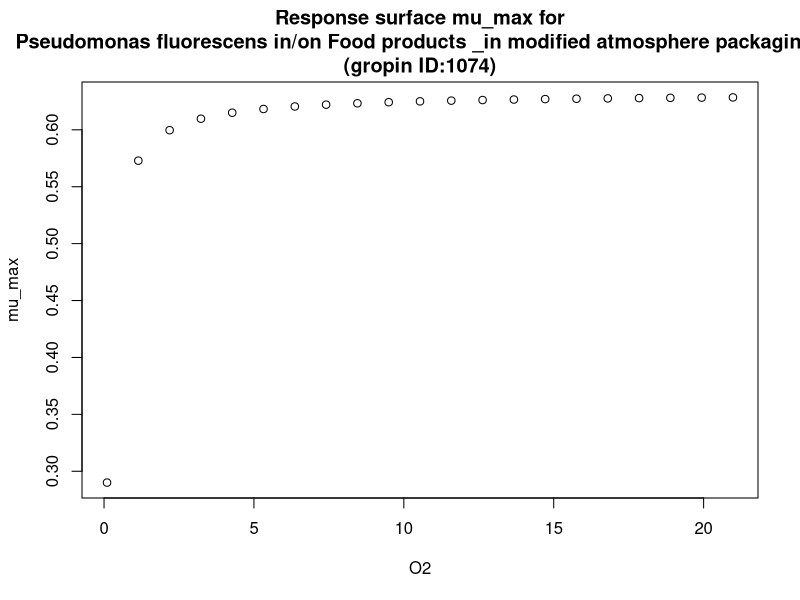

The R script that drew this image:
#############################
# start of Parameter script
#############################
O2 <- seq(0.1001,20.979020979021,length.out=21)
#############################
# end of Parameter script
#############################
############################# 
# start of Model script Gropin ID 1074 
#############################
 
# constant coefficients for this model
 
variables <- data.frame(O2)
argumentsPar <- expand.grid(variables)
 
# heart of the model
response_surface <- function(O2) {
   mumax <-0.632*O2/(0.118+O2)

return(mumax=mumax)
} 

# output parameters
mumax <- cbind(argumentsPar,response_surface(argumentsPar['O2']))
colnames(mumax) <- c(colnames(argumentsPar),'mumax')
#############################
# End of Model script
#############################
############################# 
# start of Visualisation script Gropin ID 1074 
#############################
plot(O2,mumax$mumax,
                          xlab='O2',
                          ylab='mu_max',main='Response surface mu_max for
Pseudomonas fluorescens in/on Food products _in modified atmosphere packaging_
(gropin ID:1074)')
#############################
# End of Visualisation script
#############################
